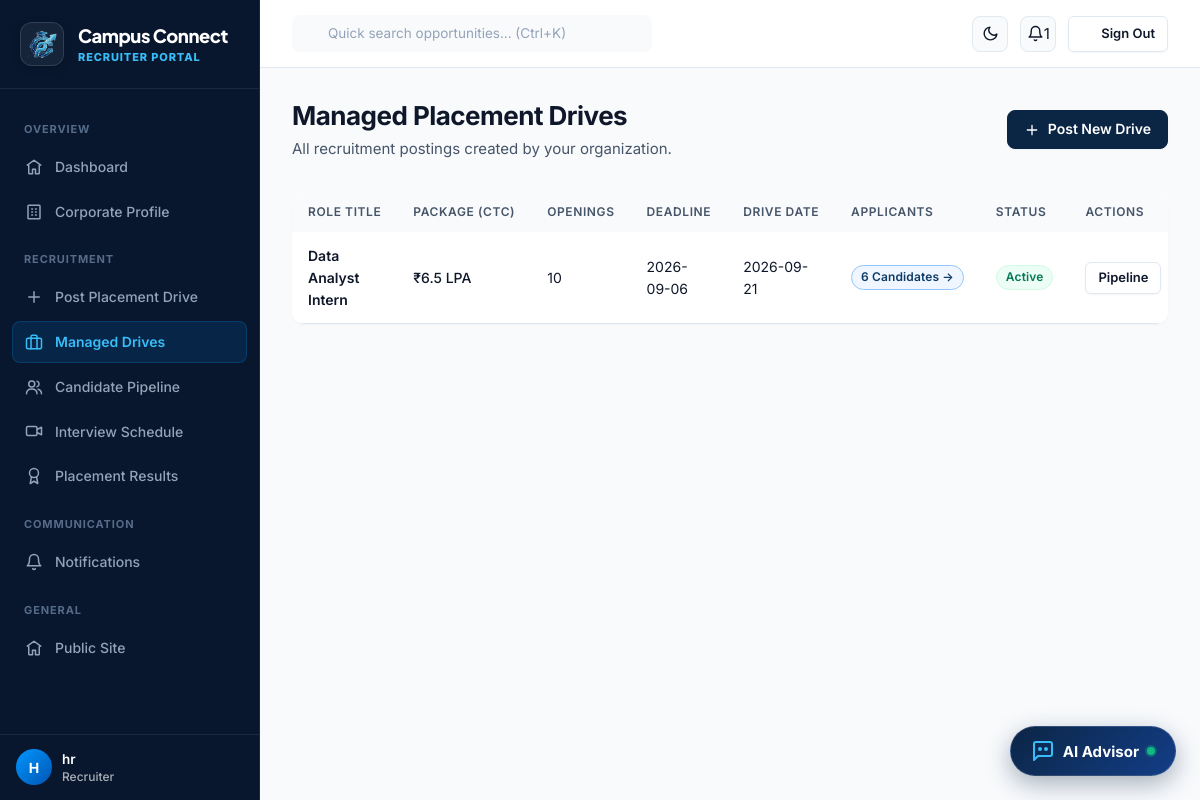
The page /recruiter/drives (signed in) on the database its author committed.
### tables this page shows
CREATE TABLE users (
    id INTEGER PRIMARY KEY AUTOINCREMENT,
    email VARCHAR(255) NOT NULL UNIQUE,
    password_hash VARCHAR(255) NOT NULL,
    role VARCHAR(20) NOT NULL CHECK(role IN ('student','admin','recruiter')),
    is_active INTEGER NOT NULL DEFAULT 1,
    created_at TIMESTAMP NOT NULL DEFAULT CURRENT_TIMESTAMP
);

CREATE TABLE drives (
    id INTEGER PRIMARY KEY AUTOINCREMENT,
    company_id INTEGER NOT NULL REFERENCES companies(id) ON DELETE CASCADE,
    title VARCHAR(150) NOT NULL,
    description TEXT,
    ctc REAL NOT NULL DEFAULT 0,
    location VARCHAR(150),
    job_type VARCHAR(50) NOT NULL DEFAULT 'Full-Time',
    min_cgpa REAL NOT NULL DEFAULT 0,
    max_backlogs INTEGER NOT NULL DEFAULT 0,
    openings INTEGER NOT NULL DEFAULT 1,
    deadline DATE NOT NULL,
    drive_date DATE,
    status VARCHAR(20) NOT NULL DEFAULT 'active' CHECK(status IN ('active','closed','cancelled')),
    created_at TIMESTAMP NOT NULL DEFAULT CURRENT_TIMESTAMP
);

### routes/recruiter_routes.py (the view)
@bp.route("/drives")
def my_drives():
    company = _require_approved()
    drives = query(
        """SELECT d.*, (SELECT COUNT(*) FROM applications a WHERE a.drive_id=d.id) as applicant_count
           FROM drives d WHERE d.company_id=? ORDER BY d.created_at DESC""",
        (company["id"],)
    )
    return render_template("recruiter/my_drives.html", drives=drives)

### auth.py (called while the page is built)
def load_logged_in_user():
    user_id = session.get("user_id")
    if user_id is None:
        g.user = None
    else:
        g.user = query("SELECT * FROM users WHERE id = ?", (user_id,), one=True)

def role_required(*roles):
    def decorator(view):
        @functools.wraps(view)
        def wrapped(*args, **kwargs):
            if g.user is None:
                flash("Please log in to continue.", "warning")
                return redirect(url_for("auth.login", next=request.path))
            if g.user["role"] not in roles:
                abort(403)
            return view(*args, **kwargs)
        return wrapped
    return decorator

def current_company():
    if g.user is None or g.user["role"] != "recruiter":
        return None
    return query("SELECT * FROM companies WHERE user_id = ?", (g.user["id"],), one=True)

def unread_notification_count(user_id):
    row = query(
        "SELECT COUNT(*) as c FROM notifications WHERE user_id = ? AND is_read = 0",
        (user_id,), one=True
    )
    return row["c"] if row else 0

### db.py (called while the page is built)
def get_db():
    if "db" not in g:
        g.db = sqlite3.connect(current_app.config["DATABASE_PATH"])
        g.db.row_factory = sqlite3.Row
        g.db.execute("PRAGMA foreign_keys = ON")
    return g.db

def query(sql, args=(), one=False):
    cur = get_db().execute(sql, args)
    rows = cur.fetchall()
    cur.close()
    return (rows[0] if rows else None) if one else rows

### routes/recruiter_routes.py (called while the page is built)
@bp.before_request
@role_required("recruiter")
def guard():
    pass

def _require_approved():
    company = current_company()
    if not company:
        abort(404)
    return company

### templates/recruiter/my_drives.html (shortened to what this page needs)
{% extends "base_dashboard.html" %}
{% from "_icons.html" import icon %}
{% block sidebar_nav %}{% include "recruiter/_sidebar.html" %}{% endblock %}
{% block content %}
<div class="flex-between mb-8" style="flex-wrap:wrap;">
  <div>
    <h1 class="h2" style="margin:0 0 var(--space-1);">Managed Placement Drives</h1>
    <p class="text-muted" style="margin:0;">All recruitment postings created by your organization.</p>
  </div>
  <a href="{{ url_for('recruiter.create_drive') }}" class="btn btn-primary">
    {{ icon('plus', 16) }} Post New Drive
  </a>
</div>
<div class="card card-flush">
  {% if drives %}
  <div class="table-wrap">
    <table class="data-table">
      <thead>
        <tr>
          <th>Role Title</th>
          <th>Package (CTC)</th>
          <th>Openings</th>
          <th>Deadline</th>
          <th>Drive Date</th>
          <th>Applicants</th>
          <th>Status</th>
          <th>Actions</th>
        </tr>
      </thead>
      <tbody>
        {% for d in drives %}
        <tr>
          <td class="cell-primary font-semibold">{{ d.title }}</td>
          <td class="cell-muted font-medium">₹{{ d.ctc }} LPA</td>
          <td>{{ d.openings }}</td>
          <td class="cell-muted">{{ d.deadline }}</td>
          <td class="cell-muted">{{ d.drive_date or '—' }}</td>
          <td>
            <a href="{{ url_for('recruiter.applicants', drive_id=d.id) }}" class="badge badge-brand font-semibold">
              {{ d.applicant_count }} Candidates &rarr;
            </a>
          </td>
          <td>
            <span class="badge {{ 'badge-success' if d.status=='active' else 'badge-gray' }}">{{ d.status|capitalize }}</span>
          </td>
          <td>
            <div style="display:flex;gap:6px;">
              <a href="{{ url_for('recruiter.applicants', drive_id=d.id) }}" class="btn btn-sm btn-outline">Pipeline</a>
            </div>
          </td>
        </tr>
        {% endfor %}
      </tbody>
    </table>
  </div>
  {% endif %}
</div>
{% endblock %}

### templates/base_dashboard.html (shortened to what this page needs)
{% extends "base.html" %}
{% from "_icons.html" import icon %}
{% block body %}
<div class="app-shell app-layout">
  <aside class="sidebar app-sidebar" id="app-sidebar">
    <div class="sidebar-brand">
      <a href="{{ url_for('public.landing') }}" class="brand-lockup">
        <div class="brand-logo-wrap">
          <img src="{{ url_for('static', filename='images/logo.png') }}" alt="Campus Connect" class="brand-logo-img">
        </div>
        <div class="brand-text-block">
          <span class="brand-name">Campus Connect</span>
          <span class="brand-sub">{% if current_user %}{{ current_user.role|capitalize }} Portal{% else %}Portal{% endif %}</span>
        </div>
      </a>
    </div>
    <nav class="sidebar-nav">
      {% block sidebar_nav %}{% endblock %}
      <div class="sidebar-section-label">General</div>
      <a href="{{ url_for('public.landing') }}" class="sidebar-link">
        {{ icon('home', 18) }} Public Site
      </a>
    </nav>
        <div class="sidebar-footer">
      <div class="flex-align-center" style="gap:10px;">
        <div class="avatar" style="width:36px;height:36px;font-size:0.875rem;background:linear-gradient(135deg, #0096FF, #0056b3);color:#FFFFFF;flex-shrink:0;">
          {{ current_user.email[0]|upper if current_user else 'U' }}
        </div>
        <div style="overflow:hidden;flex:1;">
          <div class="font-semibold text-sm truncate" style="color:#FFFFFF;">
            {{ current_user.email.split('@')[0] if current_user else 'User' }}
          </div>
          <div class="text-xs font-medium" style="color:rgba(255,255,255,0.65);">
            {{ current_user.role|capitalize if current_user else 'Guest' }}
          </div>
        </div>
      </div>
    </div>
  </aside>
  <div class="main-col app-main">
    <header class="topbar app-topbar">
      <div class="topbar-left">
        <div class="topbar-search">
          <input type="text" placeholder="Quick search opportunities... (Ctrl+K)" id="global-search-input" onclick="window.location.href='{{ url_for('public.jobs_hub') }}'">
        </div>
      </div>
      <div class="topbar-right">
        <button class="theme-toggle-btn" id="dashboard-theme-toggle" aria-label="Toggle Theme" title="Switch Theme">
          <span class="theme-icon-moon">{{ icon('moon', 17) }}</span>
        </button>
        {% if current_user %}
        <div class="topbar-notifications">
          <a href="{{ url_for(current_user.role ~ '.notifications') }}" class="topbar-notif-btn" aria-label="Notifications" title="Notifications">
            {{ icon('bell', 17) }}
            <span class="notif-badge" id="notif-badge" style="display: {{ 'flex' if unread_notif_count and unread_notif_count > 0 else 'none' }};">
              {{ unread_notif_count if unread_notif_count else '' }}
            </span>
          </a>
        </div>
        {% endif %}
        <a href="{{ url_for('auth.logout') }}" class="btn btn-outline btn-sm header-signout-btn" title="Sign Out">
          {{ icon('log-out', 14) }} <span>Sign Out</span>
        </a>
      </div>
    </header>
    <main class="page-content app-content">
      {% block content %}{% endblock %}
    </main>
  </div>
</div>
{% endblock %}

### rows shown on the page
users: role "RECRUITER", email "H", email "hr", role "Recruiter"
drives: title "Data Analyst Intern", ctc "6.5", openings "10", deadline "2026-09-06", drive_date "2026-09-21", applicant_count "6", status "Active"

### other values the page prints
{{ unread_notif_count if unread_notif_count else '' }} "1"
